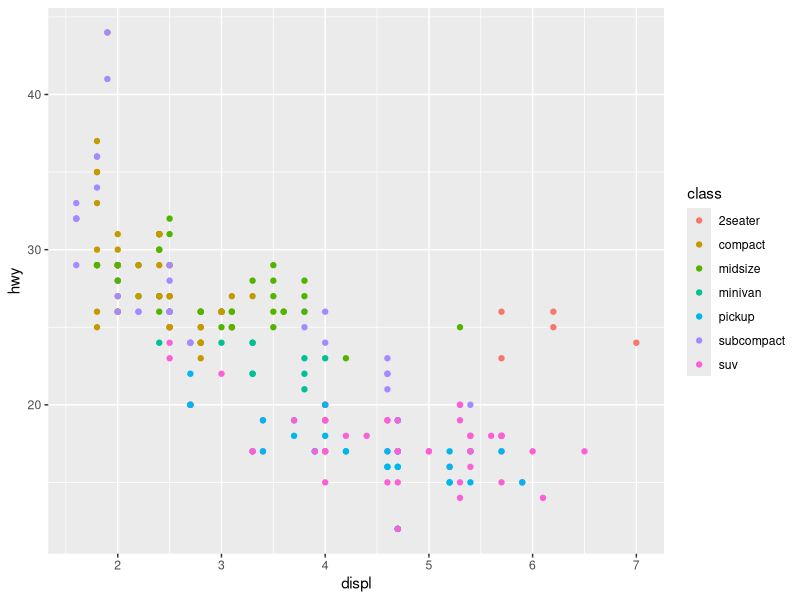
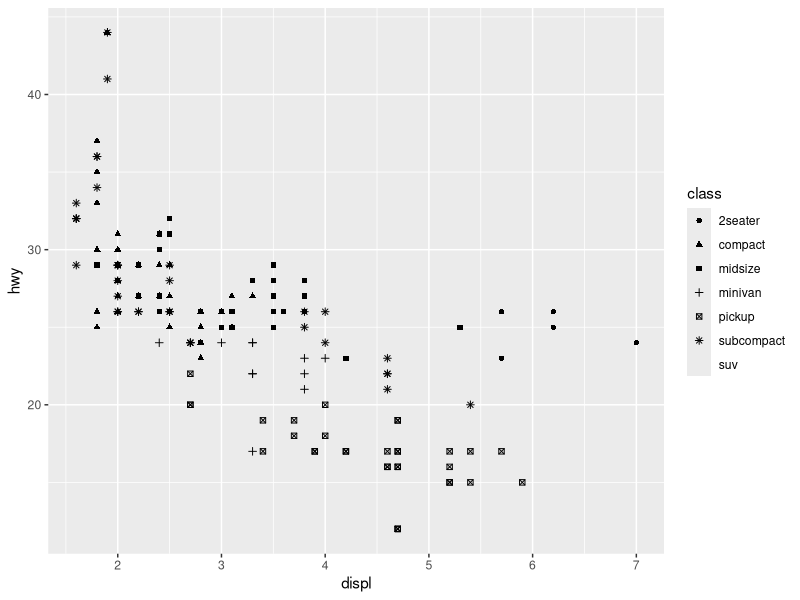
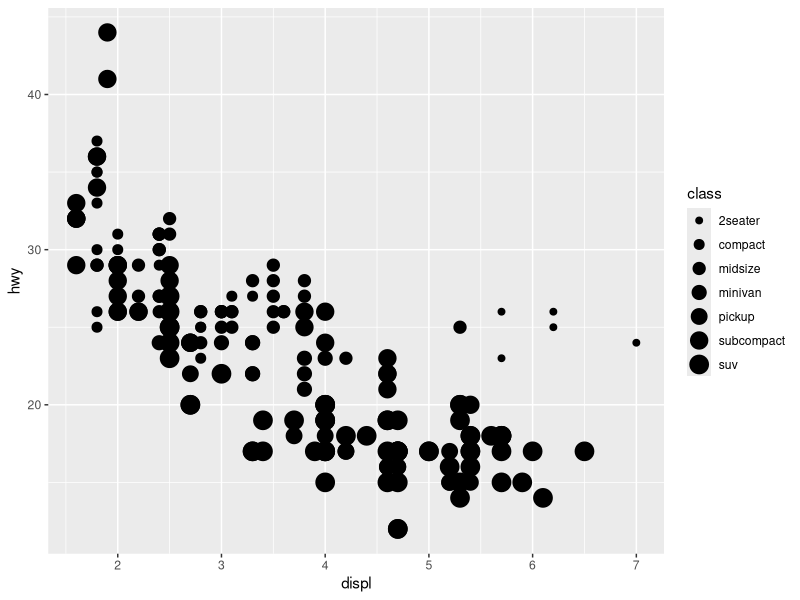
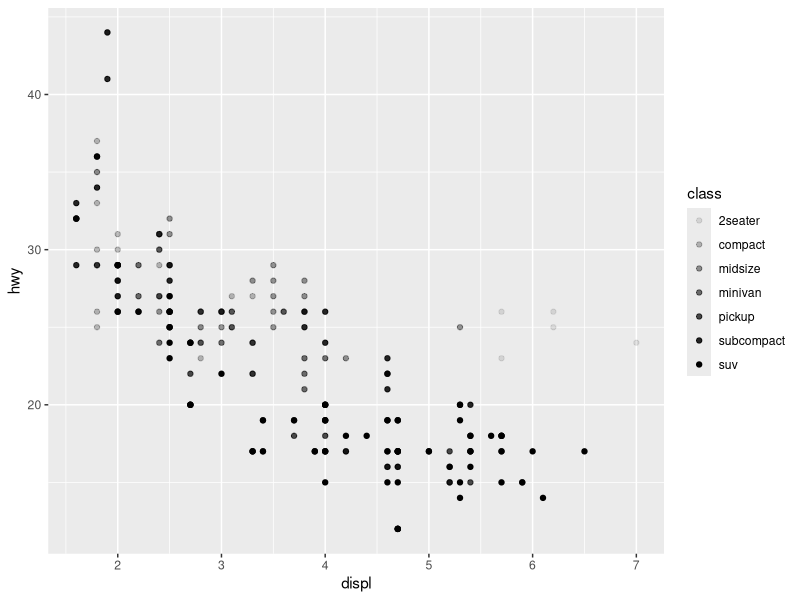
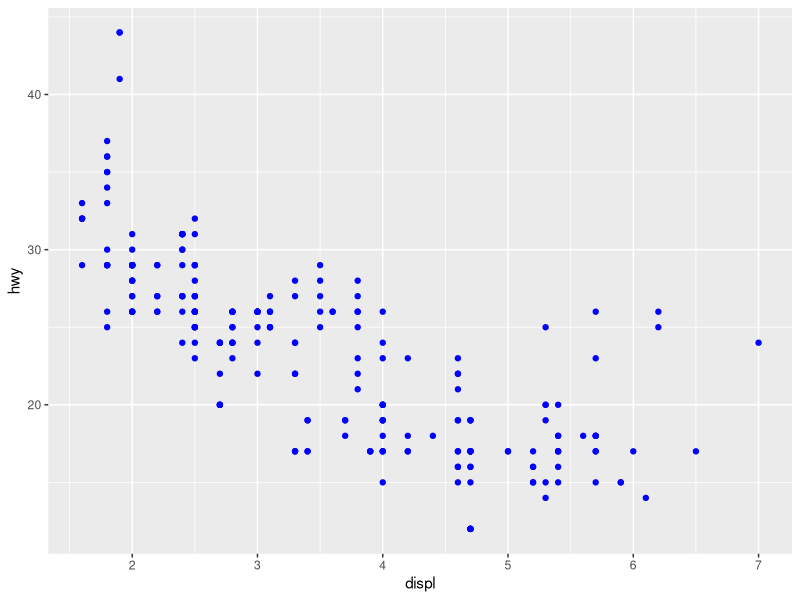
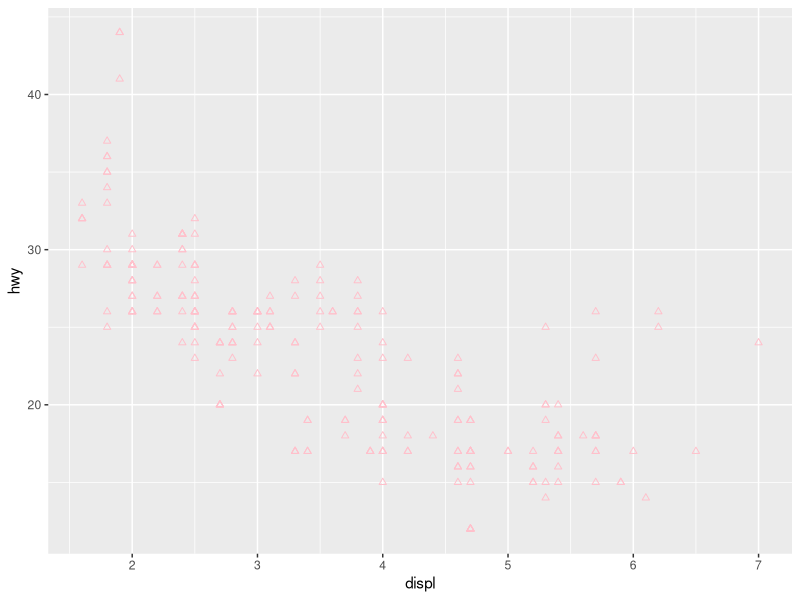
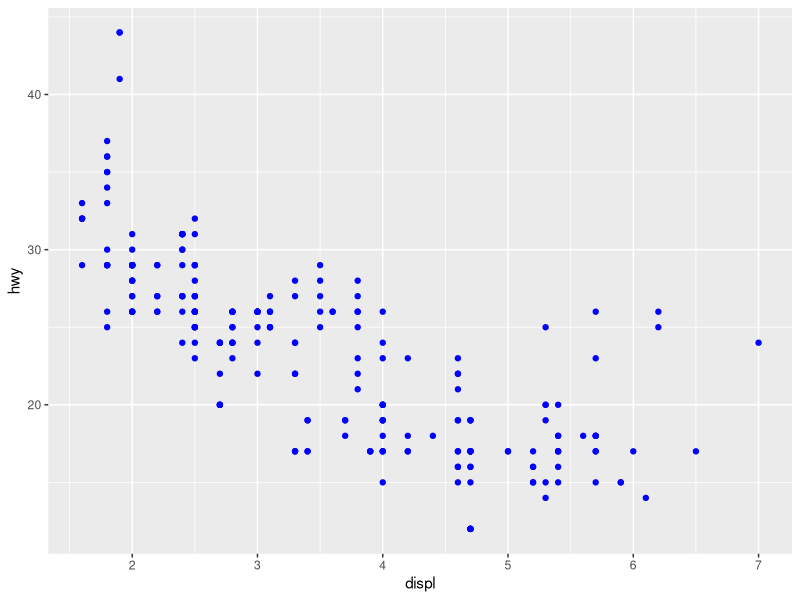
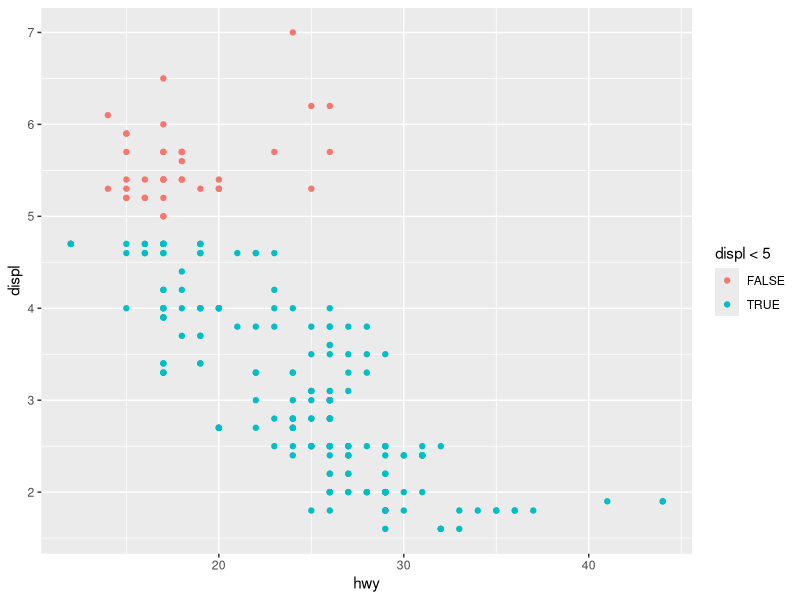

Write the R code that produced these figures, in order.
## ---- chunk 1
knitr::opts_chunk$set(echo = TRUE, warning = FALSE, message = FALSE)
## ---- chunk 2
#| echo: false
suppressPackageStartupMessages(library(tidyverse))
library(ggthemes)
## ---- chunk 3
# Left
ggplot(mpg, aes(x = displ, y = hwy, color = class)) +
  geom_point()

# Right
ggplot(mpg, aes(x = displ, y = hwy, shape = class)) +
  geom_point()

## ---- chunk 4

## ---- chunk 5
# Left
ggplot(mpg, aes(x = displ, y = hwy, size = class)) +
  geom_point()
## ---- chunk 6
# Right
ggplot(mpg, aes(x = displ, y = hwy, alpha = class)) +
  geom_point()
## ---- chunk 7
ggplot(mpg, aes(x = displ, y = hwy)) + 
  geom_point(color = "blue")
## ---- chunk 8
ggplot(mpg, aes(x = displ, y = hwy)) + 
  geom_point(color = "pink", shape = 2)
## ---- chunk 9
ggplot(mpg, aes(x = displ, y = hwy)) +
  geom_point(color = "blue")
# Color must be set outside the aes mapping
## ---- chunk 10
ggplot(mpg, aes(x = hwy, y = displ, color = displ < 5)) + 
  geom_point()
## ---- chunk 11
# Left
ggplot(mpg, aes(x = displ, y = hwy)) + 
  geom_point()

# Right
ggplot(mpg, aes(x = displ, y = hwy)) + 
  geom_smooth()
#> `geom_smooth()` using method = 'loess' and formula = 'y ~ x'
## ---- chunk 12
# Left
ggplot(mpg, aes(x = displ, y = hwy, shape = drv)) + 
  geom_smooth()

# Right
ggplot(mpg, aes(x = displ, y = hwy, linetype = drv)) + 
  geom_smooth()
## ---- chunk 13
ggplot(mpg, aes(x = displ, y = hwy, color = drv)) + 
  geom_point() +
  geom_smooth(aes(linetype = drv))
## ---- chunk 14
# Left
ggplot(mpg, aes(x = displ, y = hwy)) +
  geom_smooth()

# Middle
ggplot(mpg, aes(x = displ, y = hwy)) +
  geom_smooth(aes(group = drv))

# Right
ggplot(mpg, aes(x = displ, y = hwy)) +
  geom_smooth(aes(color = drv), show.legend = FALSE)
## ---- chunk 15
ggplot(mpg, aes(x = displ, y = hwy)) + 
  geom_point(aes(color = class)) + 
  geom_smooth()
## ---- chunk 16
ggplot(mpg, aes(x = displ, y = hwy)) + 
  geom_point() + 
  geom_point(
    data = mpg |> filter(class == "2seater"), 
    color = "red"
  ) +
  geom_point(
    data = mpg |> filter(class == "2seater"), 
    shape = "circle open", size = 3, color = "red"
  )
## ---- chunk 17
# Left
ggplot(mpg, aes(x = hwy)) +
  geom_histogram(binwidth = 2)

# Middle
ggplot(mpg, aes(x = hwy)) +
  geom_density()

# Right
ggplot(mpg, aes(x = hwy)) +
  geom_boxplot()
## ---- chunk 18
library(ggridges)

ggplot(mpg, aes(x = hwy, y = drv, fill = drv, color = drv)) +
  geom_density_ridges(alpha = 0.5, show.legend = FALSE)
#> Picking joint bandwidth of 1.28
## ---- chunk 19

mpg |> ggplot(aes(x = displ, y = hwy)) +
  geom_point() + 
  geom_smooth()

mpg |> ggplot(aes(x = displ, y = hwy)) +
  geom_point() +
  geom_smooth(aes(group = drv))

## ---- chunk 20
mpg |> ggplot(aes(x = displ, y = hwy)) +
  geom_point(aes(color = drv)) +
  geom_smooth(aes(group = drv))


mpg |> ggplot(aes(x = displ, y = hwy)) +
  geom_point(aes(color = drv)) +
  geom_smooth()

## ---- chunk 21
mpg |> ggplot(aes(x = displ, y = hwy)) +
  geom_point(aes(color = drv)) +
  geom_smooth(aes(linetype = drv, ))


mpg |> ggplot(aes(x = displ, y = hwy)) +
  geom_point(aes(color = drv)) +
  geom_smooth()

